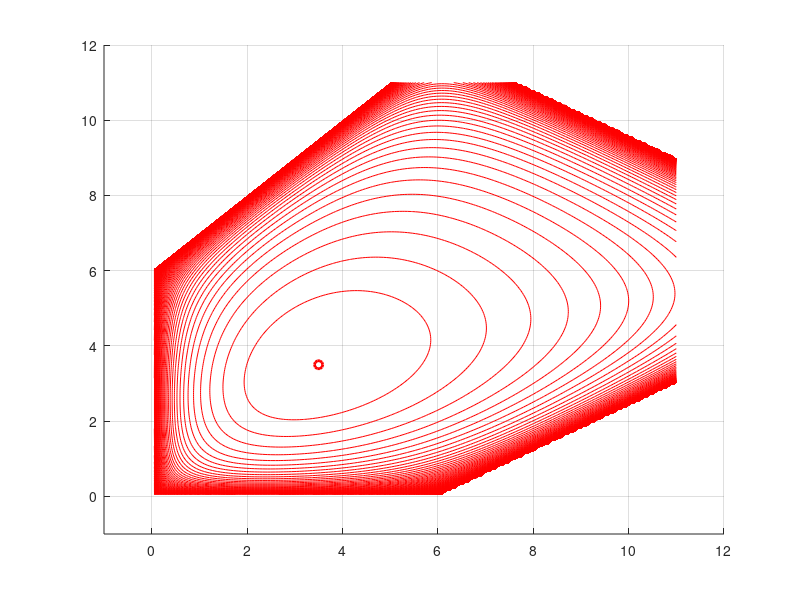

Write MATLAB code to recreate this figure.
 A = [-1 , 0; 0 , -1; -1 , 1; 0.6 , 1; 0.6 , -1]; 
 b = [0, 0, 6, 15.6, 3.6];
 worldVertexes = [0, 0; 0,6; 6,12 ; 16,6 ; 6,0; 0,0];
[X,Y] = meshgrid(linspace(0,11,200));
Z = 0;
Cx = 3.5;
Cy = 3.5;

Cxu = 6;
Cyu = 6;


for i = 1:numel(b)
   tmpCheck = (b(i) - (A(i,1).*X + A(i,2).*Y) > 0);
   Z = Z + 1/1000000 * log(tmpCheck * (b(i) - (A(i,1).*Cx + A(i,2).*Cy))./(b(i) - (A(i,1).*X + A(i,2) .*Y))).^2;
end

scatter(Cx,Cy,'r','LineWidth',2)
hold on; grid on;
contour3(X,Y,Z,200,'r');%,'ShowText','on');
xlim([-1 12]);
ylim([-1 12]);
